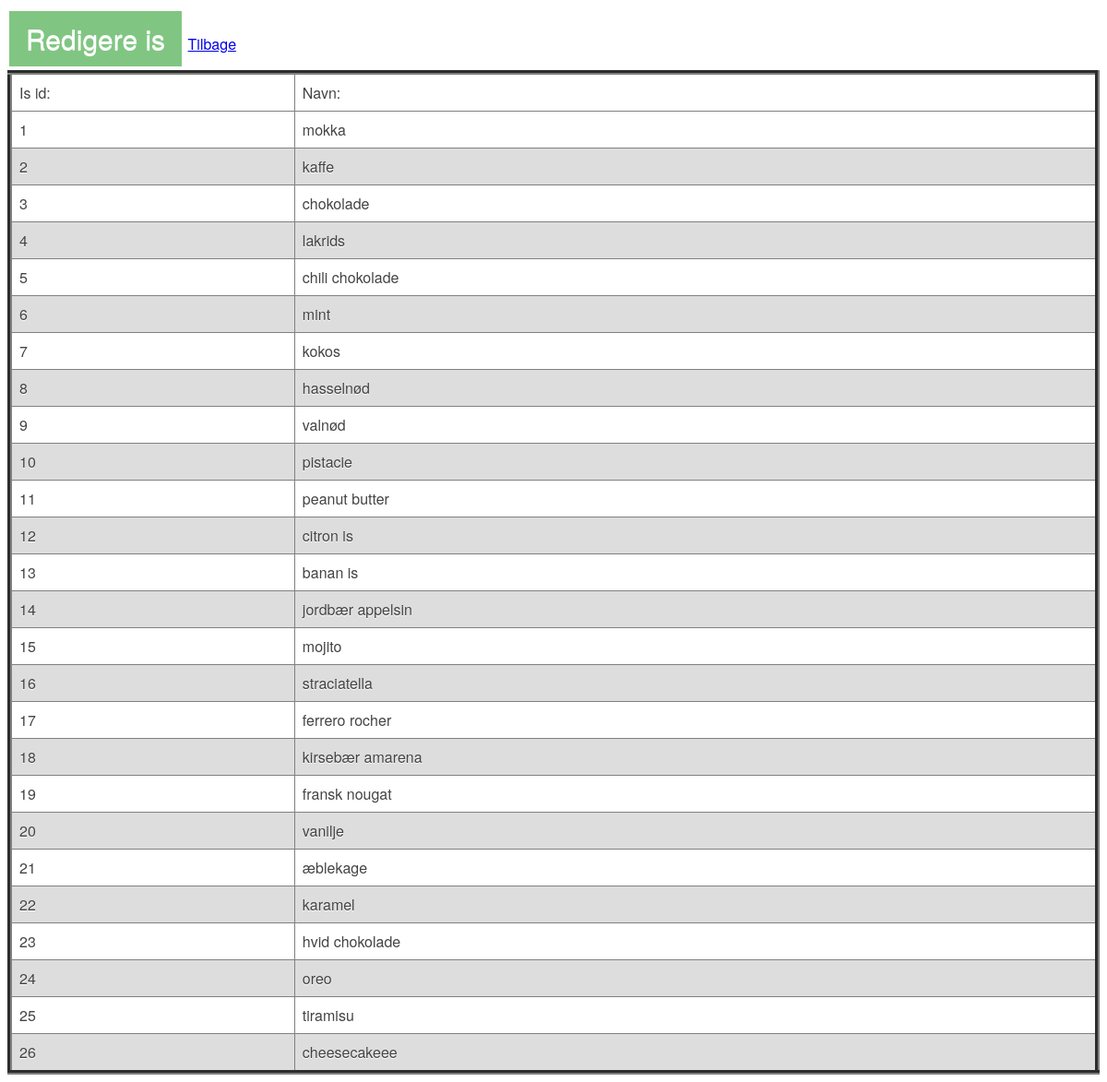
The app's page /is_oversigt with its own data.
### tables this page shows
CREATE TABLE "Ice" (
	"idIs"	INTEGER NOT NULL,
	"navn"	TEXT DEFAULT NULL,
	PRIMARY KEY("idIs" AUTOINCREMENT)
);

### app.py (the view)
@app.route('/is_oversigt') #Navn på start siden url
def is_oversigt():
    con = sqlite3.connect("/Users/win/Desktop/is/butikken.db")
    con.row_factory = sqlite3.Row
    cur = con.cursor()
    cur.execute("select * from Ice ")
    rows = cur.fetchall()
    con.close()
    return render_template ('is_oversigt.html',rows = rows)

### templates/is_oversigt.html
<link rel="stylesheet" href="{{url_for('static', filename='style.css') }}" />
<a href="/edit" class="btn1">Redigere is</a>
<a href="/" class="btn btn-details">Tilbage</a>
<center>
    <table border=5>
        <thead>
                <td>Is id: </td>
                <td>Navn: </td>
        </thead>
        {% for row in rows %}
            <tr>
                <td>{{row["idIs"]}}</td>
                <td>{{row["navn"]}}</td>
                </tr>
        {% endfor %}

### static/style.css (style rules this page uses)
.btn1 { background-color: #4caf4fb5; border: none; color: rgb(255, 255, 255); padding: 15px 18px; text-align: center; text-decoration: none; display: inline-block; font-size: 30px; margin: 4px 2px; cursor: pointer; }
table { border-collapse: collapse; width: 100%; }
th, td { text-align: left; padding: 8px; }
tr:nth-child(even) { background-color: #dddddd; }

### records on screen
Ice: idIs "1", navn "mokka"
Ice: idIs "2", navn "kaffe"
Ice: idIs "3", navn "chokolade"
Ice: idIs "4", navn "lakrids"
Ice: idIs "5", navn "chili chokolade"
Ice: idIs "6", navn "mint"
Ice: idIs "7", navn "kokos"
Ice: idIs "8", navn "hasselnød"
Ice: idIs "9", navn "valnød"
Ice: idIs "10", navn "pistacie"
Ice: idIs "11", navn "peanut butter"
Ice: idIs "12", navn "citron is"
Ice: idIs "13", navn "banan is"
Ice: idIs "14", navn "jordbær appelsin"
Ice: idIs "15", navn "mojito"
Ice: idIs "16", navn "straciatella"
Ice: idIs "17", navn "ferrero rocher"
Ice: idIs "18", navn "kirsebær amarena"
Ice: idIs "19", navn "fransk nougat"
Ice: idIs "20", navn "vanilje"
Ice: idIs "21", navn "æblekage"
Ice: idIs "22", navn "karamel"
Ice: idIs "23", navn "hvid chokolade"
Ice: idIs "24", navn "oreo"
Ice: idIs "25", navn "tiramisu"
Ice: idIs "26", navn "cheesecakeee"
